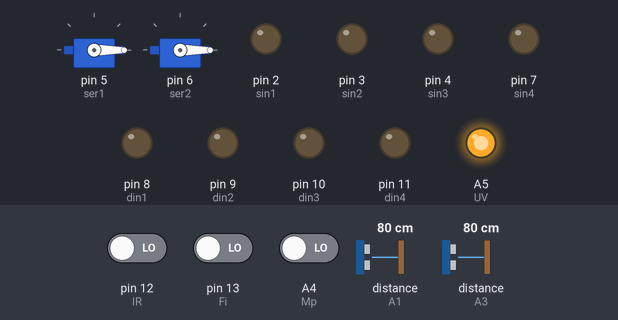
Simulated run of this sketch. Board: Arduino Uno, built with avr-gcc and run on an emulated ATmega328P. Parts: 2 × servo, output pins drawn as LEDs (lit = HIGH). Wiring (inferred from the names in the program): 2 × ultrasonic range finder: trigger A0, echo A1 / trigger A2, echo A3. The inputs (shaded band) are chosen by the test bench; at power-on: distance to the obstacle (sensors on A1, A3) 80 cm, pin 12 (IR) LOW, pin 13 (Fi) LOW, A4 (Mp) LOW. The echo pulse lasts 58.3 µs per cm; pins used as bus, display or sensor lines are not drawn.

Above: at 1.2 s.
1.3 s: distance to the obstacle (sensor on A1) set to 8 cm
2.8 s: distance to the obstacle (sensor on A1) set to 5 cm
At 3.4 s:
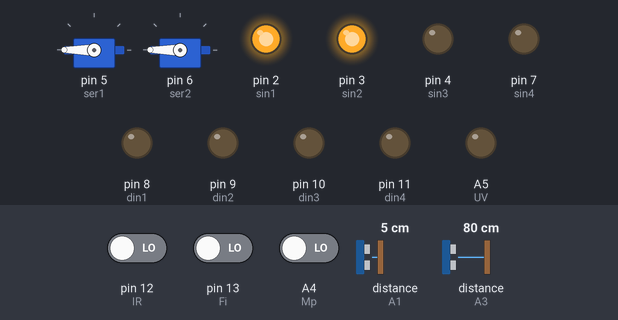
5.8 s: pin 12 (IR) driven HIGH
At 8.0 s:
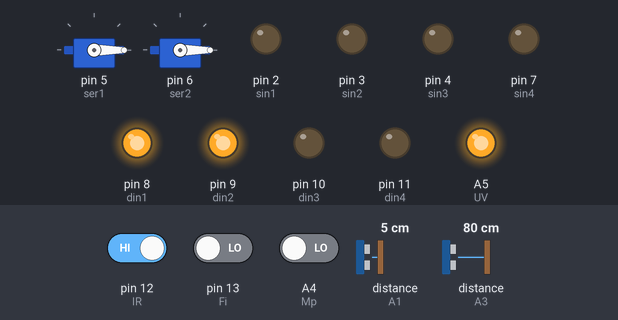
8.8 s: distance to the obstacle (sensor on A3) set to 13 cm
At 10.8 s:
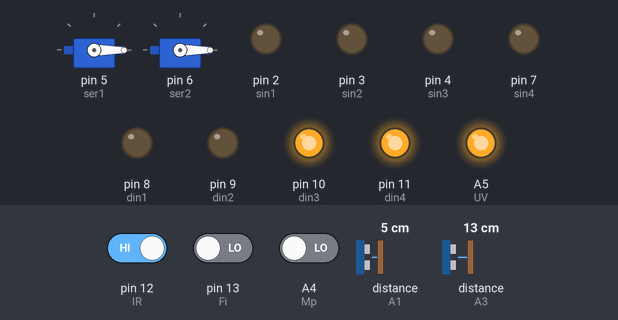
11.8 s: distance to the obstacle (sensor on A3) set to 10 cm
13.3 s: pin 13 (Fi) driven HIGH
At 15.8 s:
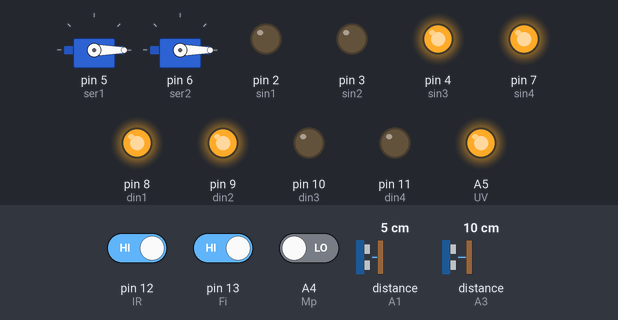
Timing chart, 0 to 49.8 s (numbered marks = the images above; inputs shaded):
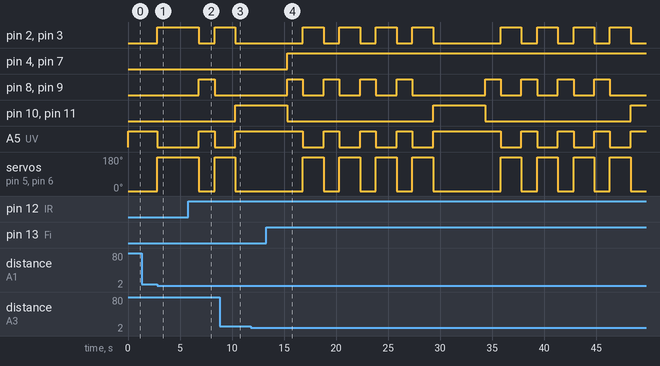

Measured:
- the behaviour switches between 7 and 6 cm on distance to the obstacle (sensor on A1) (found by bisection; images 0 and 1)
- after the input at 1.3 s, every drawn part: stays the same
- after the input at 2.8 s, pin 2 (sin1), pin 3 (sin2): LOW → HIGH at once; A5 (UV): HIGH → LOW at once; servo on pin 5 (ser1), servo on pin 6 (ser2): 0° → 180° at once
- after the input at 5.8 s, pin 2 (sin1), pin 3 (sin2): HIGH → LOW after 1.0 s, → HIGH 1.5 s later; pin 8 (din1), pin 9 (din2), A5 (UV): LOW → HIGH after 1.0 s, → LOW 1.5 s later; servo on pin 5 (ser1), servo on pin 6 (ser2): 180° → 0° after 1.0 s, → 180° 1.5 s later
- after the input at 11.8 s, every drawn part: stays the same
- after the input at 13.3 s, pin 4 (sin3), pin 7 (sin4): LOW → HIGH after 2.0 s
- by itself, pin 10 (din3), pin 11 (din4): alternates HIGH for 5.0 s and LOW for 14.0 s

The sketch:

Smart_bin.ino
```cpp
#include <Servo.h>

//----- khai bao cac chan
#define IR 12
#define Mp A4
#define Fi 13
#define trig1 A0
#define trig2 A2
#define echo1 A1
#define echo2 A3
#define UV A5
int sin1 = 2, sin2 = 3, sin3 = 4, sin4 = 7, din1 = 8, din2 = 9, din3 = 10, din4 = 11;
//sin dung cho speaker, din dung cho dc
//----- ket thuc khai bao

Servo ser1;
Servo ser2;

void setup() {
  ser1.attach(5);
  ser2.attach(6);

  ser1.write(0);
  ser2.write(0);

  for (int i = 2; i <= 13; i++) {
    if (i != 5 && i != 6) {
      if (i == 12 || i == 13) pinMode(i, INPUT);
      else pinMode(i, OUTPUT);
    }
  }

  pinMode(A0, OUTPUT);
  pinMode(A2, OUTPUT);
  pinMode(A5, OUTPUT);
  pinMode(A1, INPUT);
  pinMode(A3, INPUT);
  pinMode(A4, INPUT);
}

//----- bom
void bom() {
  digitalWrite(din1, 1);
  digitalWrite(din2, 1);
  delay(1500);
  digitalWrite(din1, 0);
  digitalWrite(din2, 0);
}

//----- quay
void quay() {
  digitalWrite(din3, 1);
  digitalWrite(din4, 1);
  delay(5000);
  digitalWrite(din3, 0);
  digitalWrite(din4, 0);
}

//----- bat loa
void loa_on() {
  digitalWrite(sin1, 1);
  digitalWrite(sin2, 1);
}

//----- tat loa
void loa_off() {
  digitalWrite(sin1, 0);
  digitalWrite(sin2, 0);
}

//----- bat coi
void coi_on() {
  digitalWrite(sin3, 1);
  digitalWrite(sin4, 1);
}

//----- tat coi
void coi_off() {
  digitalWrite(sin3, 0);
  digitalWrite(sin4, 0);
}

//----- sieu am 1
int hc1() {
  int dura;
  int dis;

  digitalWrite(trig1, 0);
  delayMicroseconds(2);
  digitalWrite(trig1, 1);
  delayMicroseconds(5);
  digitalWrite(trig1, 0);

  dura = pulseIn(echo1, 1);
  dis = int(dura / 2 / 29.412);

  return dis;
}

//----- sieu am 2
int hc2() {
  int dura;
  int dis;

  digitalWrite(trig2, 0);
  delayMicroseconds(2);
  digitalWrite(trig2, 1);
  delayMicroseconds(5);
  digitalWrite(trig2, 0);

  dura = pulseIn(echo2, 1);
  dis = int(dura / 2 / 29.412);

  return dis;
}

// bien kiem tra thoi gian cho
long long spo = 0, spo2 = 0;
bool sta = 0;
//

void loop() {
  // hc1 dieu khien servo
  // hc2 dieu khien dong co
  digitalWrite(UV, 1);

  //--- hong ngoai bom
  if (digitalRead(IR) == 1) {
    bom();
  }

  //--- sieu am 1 servo quay
  if (hc1() <= 5) {
    digitalWrite(UV, 0);
    loa_on();

    ser1.write(180);
    ser2.write(180);
    delay(2000);
    ser1.write(0);
    ser2.write(0);

    loa_off();
    digitalWrite(UV, 1);
  }else loa_off;

  //--- sieu am 2 quay dong co
  if((hc2() <= 10) != sta){
    spo = millis();
    sta = 1;
  }

  if(millis()-spo >= 10000){
    quay();
    sta = 0;
  }

  //--- khoi lua bat coi
  if(digitalRead(Mp) == 1 || digitalRead(Fi) == 1){
    coi_on();
  }else coi_off;
}
```
